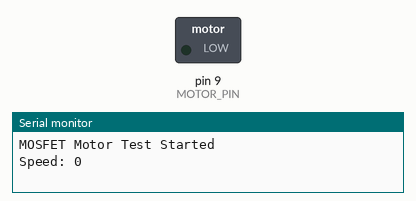
Bench run of a sketch on a simulated Arduino Uno, built with avr-gcc and run on an emulated ATmega328P. Shown: switched loads named in the sketch (green lamp = pin HIGH), the last lines printed to the serial monitor.

Above: at 0.05 s.
At 3.6 s:
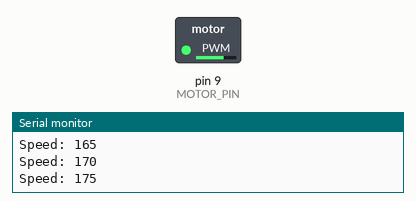
At 7.2 s:
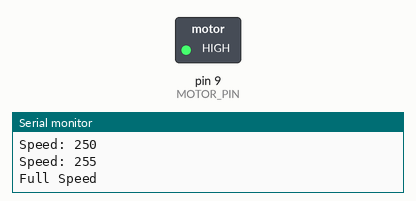
At 11.4 s:
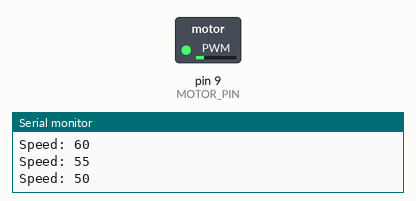
Timing chart, 0 to 18.8 s (numbered marks = the images above):
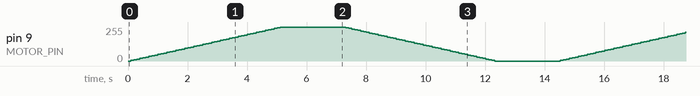

The sketch:

esp8266_testcode.ino
```cpp
// Brushed Motor Test - Single MOSFET Driver
// Arduino UNO

#define MOTOR_PIN 9  // PWM pin connected to MOSFET gate

void setup() {
  Serial.begin(9600);
  pinMode(MOTOR_PIN, OUTPUT);
  Serial.println("MOSFET Motor Test Started");
}

void loop() {
  // Gradually increase speed
  for (int speed = 0; speed <= 255; speed += 5) {
    analogWrite(MOTOR_PIN, speed);
    Serial.print("Speed: ");
    Serial.println(speed);
    delay(100);
  }

  // Hold full speed for 2 seconds
  Serial.println("Full Speed");
  analogWrite(MOTOR_PIN, 255);
  delay(2000);

  // Gradually slow down
  for (int speed = 255; speed >= 0; speed -= 5) {
    analogWrite(MOTOR_PIN, speed);
    Serial.print("Speed: ");
    Serial.println(speed);
    delay(100);
  }

  // Stop for 2 seconds
  analogWrite(MOTOR_PIN, 0);
  Serial.println("Motor Stopped");
  delay(2000);
}
```
